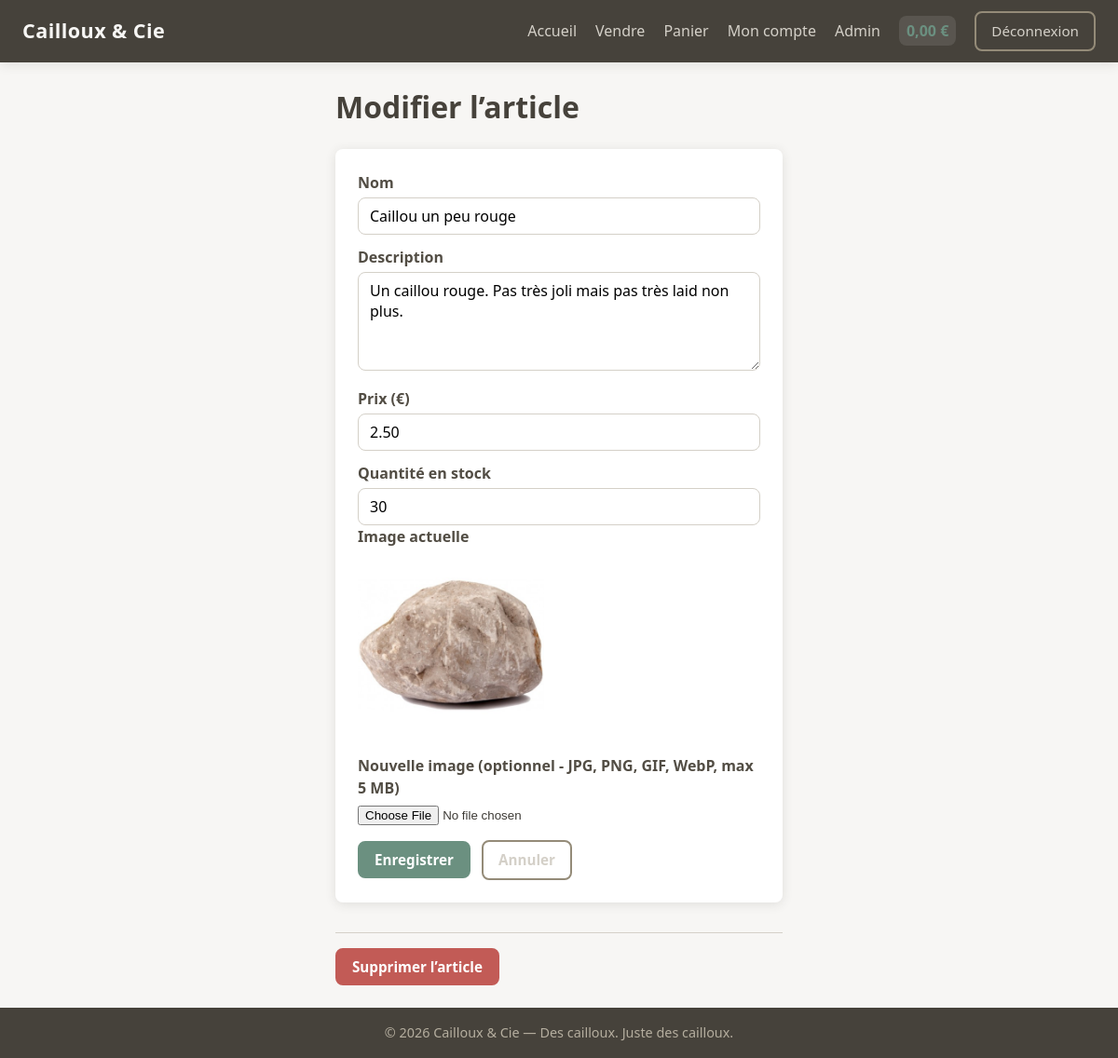
The page /edit.php?id=2 (signed in) on the database its author committed.
### tables this page shows
CREATE TABLE IF NOT EXISTS `user` (
  `id` INT UNSIGNED NOT NULL AUTO_INCREMENT,
  `username` VARCHAR(80) NOT NULL,
  `password` VARCHAR(255) NOT NULL,
  `email` VARCHAR(255) NOT NULL,
  `balance` DECIMAL(10,2) NOT NULL DEFAULT 0.00,
  `profile_photo` VARCHAR(255) DEFAULT NULL,
  `role` ENUM('user', 'admin') NOT NULL DEFAULT 'user',
  `created_at` DATETIME NOT NULL DEFAULT CURRENT_TIMESTAMP,
  PRIMARY KEY (`id`),
  UNIQUE KEY `username` (`username`),
  UNIQUE KEY `email` (`email`)
);

CREATE TABLE IF NOT EXISTS `article` (
  `id` INT UNSIGNED NOT NULL AUTO_INCREMENT,
  `name` VARCHAR(255) NOT NULL,
  `description` TEXT NOT NULL,
  `price` DECIMAL(10,2) NOT NULL,
  `publication_date` DATETIME NOT NULL DEFAULT CURRENT_TIMESTAMP,
  `author_id` INT UNSIGNED NOT NULL,
  `image_link` VARCHAR(255) DEFAULT NULL,
  PRIMARY KEY (`id`),
  KEY `author_id` (`author_id`),
  KEY `publication_date` (`publication_date`),
  CONSTRAINT `article_author_fk` FOREIGN KEY (`author_id`) REFERENCES `user` (`id`) ON DELETE CASCADE
);

CREATE TABLE IF NOT EXISTS `stock` (
  `id` INT UNSIGNED NOT NULL AUTO_INCREMENT,
  `article_id` INT UNSIGNED NOT NULL,
  `quantity` INT UNSIGNED NOT NULL DEFAULT 0,
  PRIMARY KEY (`id`),
  UNIQUE KEY `article_id` (`article_id`),
  CONSTRAINT `stock_article_fk` FOREIGN KEY (`article_id`) REFERENCES `article` (`id`) ON DELETE CASCADE
);

### config/auth.php (called while the page is built, shortened)
<?php
function current_user() {
    global $mysqli;
    $id = (int) $_SESSION['user_id'];
    $stmt = $mysqli->prepare("SELECT id, username, email, balance, profile_photo, role FROM user WHERE id = ?");
    $stmt->bind_param('i', $id);
    $stmt->execute();
    $r = $stmt->get_result()->fetch_assoc();
    return $r ?: null;
}
function is_admin() {
    $u = current_user();
    return $u && ($u['role'] ?? '') === 'admin';
}

### edit.php (the view, shortened to what this page needs)
<?php
require_once __DIR__ . '/includes/init.php';
$article_id = (int) ($_POST['article_id'] ?? $_GET['id'] ?? 0);
$stmt = $mysqli->prepare("SELECT * FROM article WHERE id = ?");
$stmt->bind_param('i', $article_id);
$stmt->execute();
$article = $stmt->get_result()->fetch_assoc();
$stmt = $mysqli->prepare("SELECT quantity FROM stock WHERE article_id = ?");
$stmt->bind_param('i', $article_id);
$stmt->execute();
$s = $stmt->get_result()->fetch_assoc();
$stock = $s ? (int) $s['quantity'] : 0;
require_once __DIR__ . '/includes/header.php';
?>
<div class="form-page">
    <h1>Modifier l’article</h1>
    <form method="post" action="<?= BASE ?>/edit.php" class="form-card form-wide" enctype="multipart/form-data">
        <label>Nom</label>
        <input type="text" name="name" required value="<?= htmlspecialchars($article['name']) ?>">
        <label>Description</label>
        <textarea name="description" rows="4" required><?= htmlspecialchars($article['description']) ?></textarea>
        <label>Prix (€)</label>
        <input type="text" name="price" required value="<?= htmlspecialchars($article['price']) ?>">
        <label>Quantité en stock</label>
        <input type="number" name="quantity" min="0" value="<?= $stock ?>">
        <?php if (!empty($article['image_link'])): ?>
            <div class="image-preview">
                <label>Image actuelle</label>
                <?php
                    $img_src = $article['image_link'];
                    if (strpos($img_src, 'http') !== 0 && strpos($img_src, '/') !== 0) {
                        $img_src = BASE . '/' . $img_src;
                    }
                ?>
                <img src="<?= htmlspecialchars($img_src) ?>" alt="" style="max-width: 200px; max-height: 200px;">
            </div>
        <?php endif; ?>
        <label>Nouvelle image (optionnel - JPG, PNG, GIF, WebP, max 5 MB)</label>
        <input type="file" name="image" accept="image/jpeg,image/png,image/gif,image/webp">
        <div class="form-actions">
            <button type="submit" class="btn btn-primary">Enregistrer</button>
            <a href="<?= BASE ?>/detail.php?id=<?= $article_id ?>" class="btn btn-outline">Annuler</a>
        </div>
    </form>
    <form method="post" action="<?= BASE ?>/edit.php" class="form-delete" onsubmit="return confirm('Supprimer définitivement cet article ?');">
        <button type="submit" class="btn btn-danger">Supprimer l’article</button>
    </form>
</div>
<?php require_once __DIR__ . '/includes/footer.php'; ?>

### includes/header.php (shortened to what this page needs)
<?php
$current_page = basename($_SERVER['PHP_SELF'], '.php');
$user = current_user();
?>
<!DOCTYPE html>
<html lang="fr">
<head>
    <link rel="stylesheet" href="<?= BASE ?>/assets/css/style.css">
</head>
<body>
<header class="site-header">
    <div class="header-inner">
        <a href="<?= BASE ?>/index.php" class="logo"><?= SITE_NAME ?></a>
        <nav class="nav-main">
            <a href="<?= BASE ?>/index.php" class="<?= $current_page === 'index' ? 'active' : '' ?>">Accueil</a>
            <?php if ($user): ?>
                <a href="<?= BASE ?>/sell.php" class="<?= $current_page === 'sell' ? 'active' : '' ?>">Vendre</a>
                <a href="<?= BASE ?>/cart.php" class="<?= $current_page === 'cart' ? 'active' : '' ?>">Panier</a>
                <a href="<?= BASE ?>/account.php" class="<?= $current_page === 'account' ? 'active' : '' ?>">Mon compte</a>
                <?php if (is_admin()): ?>
                    <a href="<?= BASE ?>/admin/">Admin</a>
                <?php endif; ?>
                <span class="user-balance"><?= number_format($user['balance'], 2, ',', ' ') ?> €</span>
                <a href="<?= BASE ?>/logout.php" class="btn btn-outline">Déconnexion</a>
            <?php else: ?>
                <a href="<?= BASE ?>/login.php" class="<?= $current_page === 'login' ? 'active' : '' ?>">Connexion</a>
                <a href="<?= BASE ?>/register.php" class="<?= $current_page === 'register' ? 'active' : '' ?>">Inscription</a>
            <?php endif; ?>
        </nav>
    </div>
</header>
<main class="main-content">

### assets/css/style.css (style rules this page uses)
:root { --stone-50: #f7f6f4; --stone-100: #e8e6e1; --stone-200: #d4d0c8; --stone-300: #b5ae9f; --stone-400: #948b78; --stone-500: #7a7162; --stone-600: #635d52; --stone-700: #524d44; --stone-800: #46423b; --stone-900: #3d3a35; --accent: #6b9080; --accent-hover: #5a7a6d; --danger: #c25b56; --success: #5a7a6d; --radius: 8px; --shadow: 0 2px 12px rgba(61, 58, 53, 0.12); --font: 'Segoe UI', system-ui, -apple-system, sans-serif; }
* { box-sizing: border-box; }
body { margin: 0; font-family: var(--font); background: var(--stone-50); color: var(--stone-900); line-height: 1.5; min-height: 100vh; display: flex; flex-direction: column; }
.main-content { flex: 1; max-width: 1200px; margin: 0 auto; padding: 1.5rem; width: 100%; }
.site-header { background: var(--stone-800); color: var(--stone-100); box-shadow: var(--shadow); }
.header-inner { max-width: 1200px; margin: 0 auto; padding: 0.75rem 1.5rem; display: flex; align-items: center; justify-content: space-between; flex-wrap: wrap; gap: 1rem; }
.logo { font-size: 1.35rem; font-weight: 700; color: var(--stone-50); text-decoration: none; letter-spacing: 0.02em; }
.nav-main { display: flex; align-items: center; gap: 1.25rem; flex-wrap: wrap; }
.nav-main a { color: var(--stone-200); text-decoration: none; font-weight: 500; }
.user-balance { font-weight: 600; color: var(--accent); padding: 0.25rem 0.5rem; background: rgba(255,255,255,0.1); border-radius: var(--radius); }
.btn { display: inline-block; padding: 0.5rem 1rem; border-radius: var(--radius); font-weight: 600; text-decoration: none; border: 2px solid transparent; cursor: pointer; font-size: 0.95rem; font-family: inherit; }
.btn-primary { background: var(--accent); color: white; border-color: var(--accent); }
.btn-outline { background: transparent; color: var(--stone-200); border-color: var(--stone-400); }
.btn-danger { background: var(--danger); color: white; border-color: var(--danger); }
.form-page { max-width: 480px; margin: 0 auto; }
.form-page h1 { margin-top: 0; color: var(--stone-800); }
.form-wide { max-width: 560px; }
.form-card { background: white; padding: 1.5rem; border-radius: var(--radius); box-shadow: var(--shadow); margin-bottom: 1rem; }
.form-card label { display: block; margin-top: 0.75rem; margin-bottom: 0.25rem; font-weight: 600; color: var(--stone-700); }
.form-card label:first-of-type { margin-top: 0; }
.form-card input[type="text"], .form-card input[type="email"], .form-card input[type="password"], .form-card input[type="url"], .form-card input[type="number"], .form-card textarea, .form-card select { width: 100%; padding: 0.5rem 0.75rem; border: 1px solid var(--stone-200); border-radius: var(--radius); font-size: 1rem; font-family: inherit; }
.form-card textarea { resize: vertical; min-height: 80px; }
.form-card button[type="submit"], .form-actions .btn { margin-top: 1rem; margin-right: 0.5rem; }
.form-delete { margin-top: 2rem; padding-top: 1rem; border-top: 1px solid var(--stone-200); }

### rows shown on the page
user: balance "0,00"
article: name "Caillou un peu rouge", description "Un caillou rouge. Pas très joli mais pas très laid non plus.", price "2.50"
stock: quantity "30"

### other values the page prints
SITE_NAME "Cailloux & Cie"
